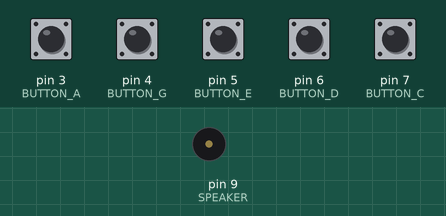
Bench run of a sketch on a simulated Arduino Uno, built with avr-gcc and run on an emulated ATmega328P. Parts: buzzer (waves = sounding). The inputs (shaded band) are chosen by the test bench; at power-on: pin 3 (BUTTON_A), pin 4 (BUTTON_G), pin 5 (BUTTON_E), pin 6 (BUTTON_D), pin 7 (BUTTON_C) LOW.

Above: at 1.2 s.
1.3 s: pin 3 (BUTTON_A) pulled HIGH for 0.15 s
At 1.37 s:
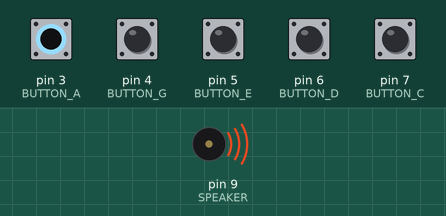
Timing chart, 0 to 4.3 s (numbered marks = the images above; inputs shaded):
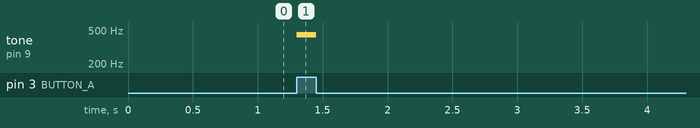

The sketch:

piano.ino
```cpp
// (licence header left out)
//Pentatonic Piano
//C D E G A

#define NOTE_C  262 //Hz
#define NOTE_D  294 //Hz
#define NOTE_E  330 //Hz
#define NOTE_G  392 //Hz
#define NOTE_A  440 //Hz

const int SPEAKER=9;   //Speaker on Pin 9

const int BUTTON_C=7;  //Button Pin
const int BUTTON_D=6;  //Button Pin
const int BUTTON_E=5;  //Button Pin
const int BUTTON_G=4;  //Button Pin
const int BUTTON_A=3;  //Button Pin


void setup()
{
 //No setup needed
 //Tone function sets outputs
}

void loop()
{
 while (digitalRead(BUTTON_C))
  tone(SPEAKER, NOTE_C);
 while(digitalRead(BUTTON_D))
  tone(SPEAKER, NOTE_D);
 while(digitalRead(BUTTON_E))
  tone(SPEAKER, NOTE_E);
 while(digitalRead(BUTTON_G))
  tone(SPEAKER, NOTE_G);
 while(digitalRead(BUTTON_A))
  tone(SPEAKER, NOTE_A);

 //Stop playing if all buttons have been released
 noTone(SPEAKER);
}
```

Measured:
- after the input at 1.3 s, tone on pin 9 (SPEAKER): silent → 440 Hz at once, → silent 0.15 s later
